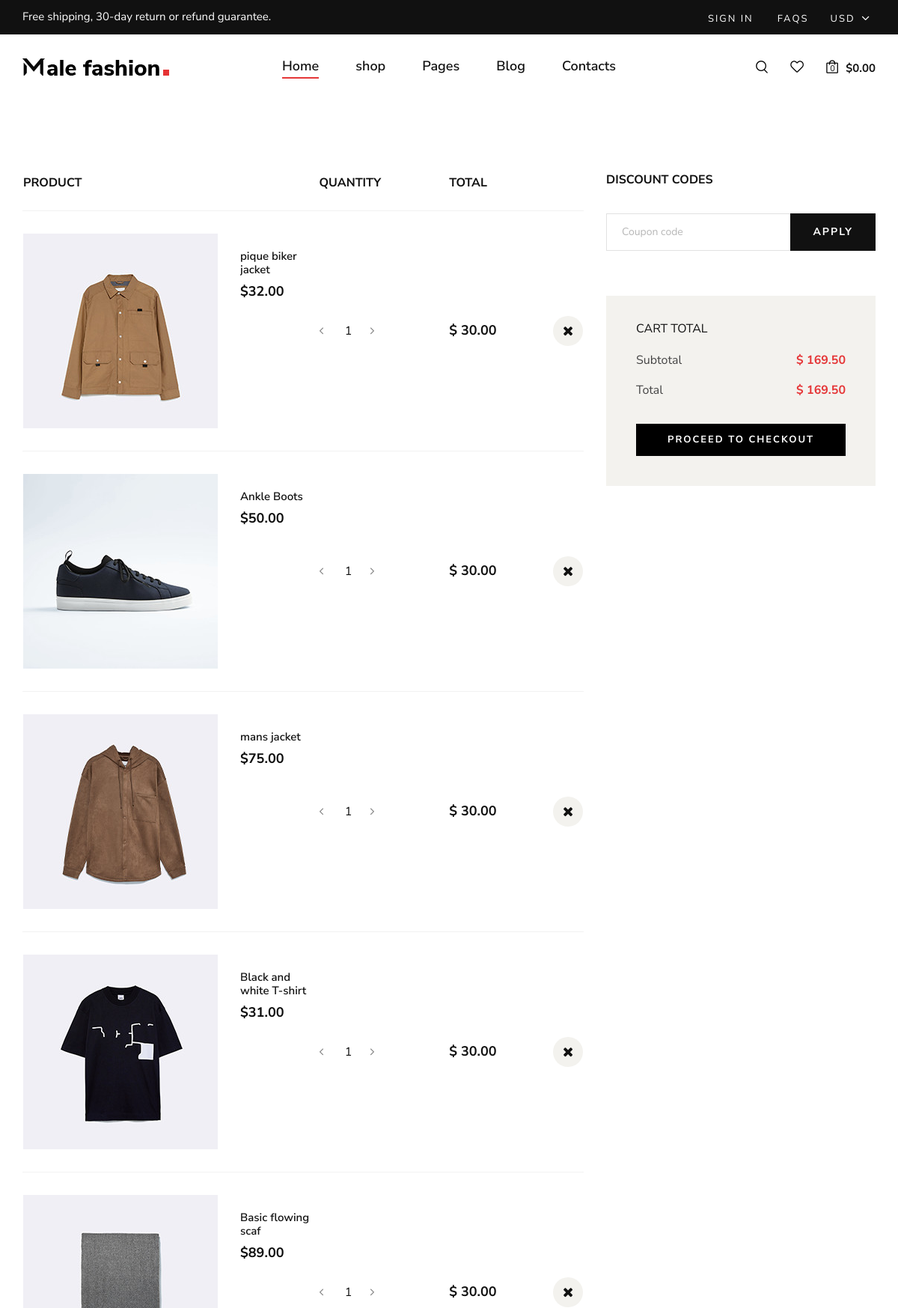
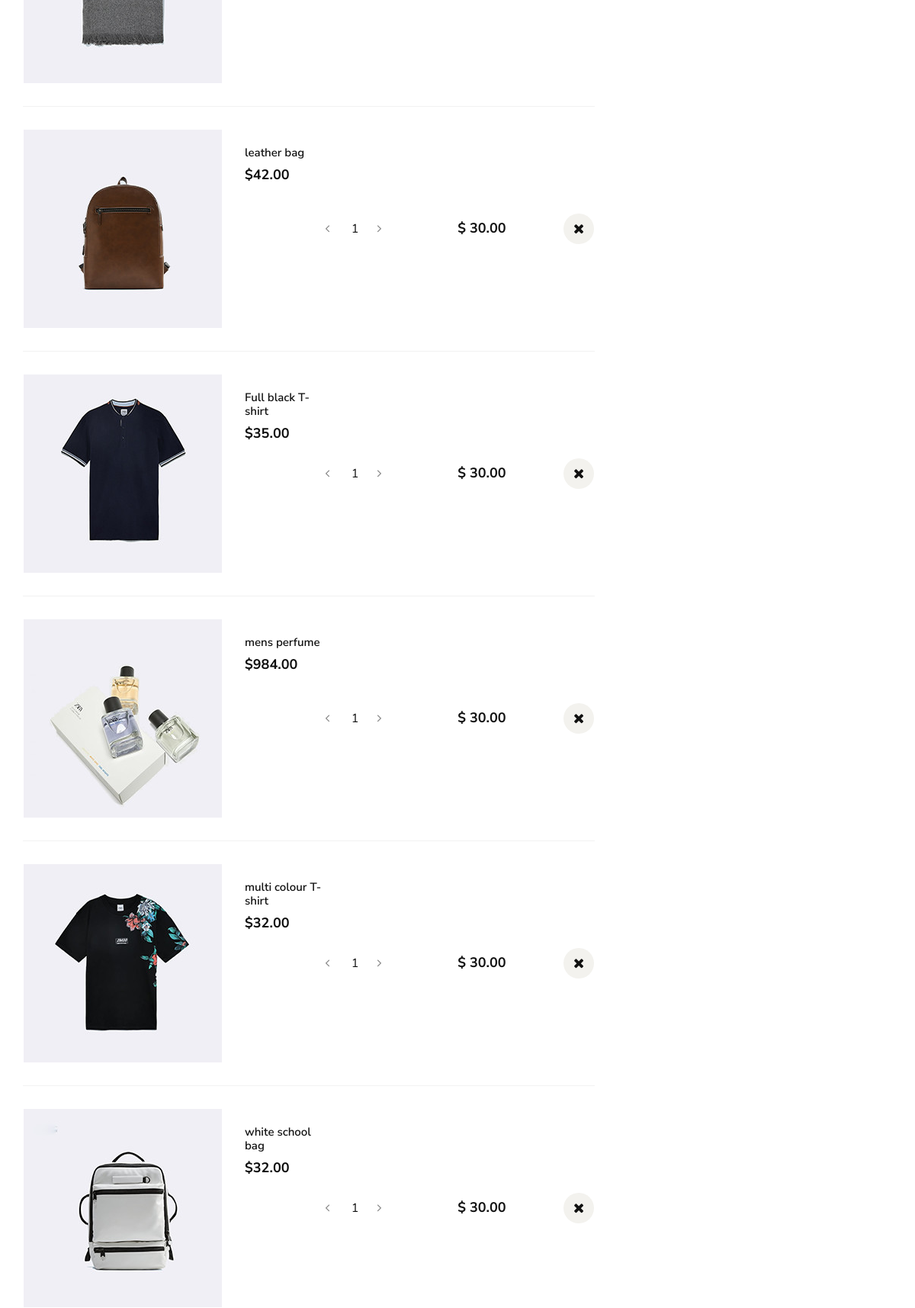
The app's page /shopping_cart/ (upper part) with its own data (2 pictures, top to bottom).
### app/models.py (models this page shows, shortened)
class Product(models.Model):
    name = models.CharField(max_length=150)
    price = models.DecimalField(max_digits=10,decimal_places=2)
    qty = models.IntegerField()
    availability = models.BooleanField(default=1)
    condition = models.BooleanField(default=1)
    category = models.ForeignKey(Category,on_delete=models.CASCADE, default=0)
    brand = models.ForeignKey(Brand,on_delete=models.CASCADE) # delete the associate items on deleting the foreignkey value
    image = models.ImageField(upload_to='products/', default = '')

### app/views.py (the view)
# urls.py: path('shopping_cart/', views.shopping_cart, name='shopping_cart'),
def shopping_cart(request):
    products = Product.objects.all() # Example queryset to fetch all products
    context = {
        'products': products,
    }
    return render(request, 'shopping_cart.html', context)

### app/templates/shopping_cart.html (shortened to what this page needs)
{% extends 'master.html' %}
{% load static %}
{% block 'content' %}
    <section class="shopping-cart spad">
        <div class="container">
            <div class="row">
                <div class="col-lg-8">
                    <div class="shopping__cart__table">
                        <table>
                            <thead>
                                <tr>
                                    <th>Product</th>
                                    <th>Quantity</th>
                                    <th>Total</th>
                                    <th></th>
                                </tr>
                            </thead>
                            <tbody>
                                {% for product in products %}
                                <tr>
                                    <td class="product__cart__item">
                                        <div class="product__cart__item__pic">
                                            <img src="{{ product.image.url }}" alt="">
                                        </div>
                                        <div class="product__cart__item__text">
                                            <h6>{{ product.name }}</h6>
                                            <h5>${{ product.price }}</h5>
                                        </div>
                                    </td>
                                    <td class="quantity__item">
                                        <div class="quantity">
                                            <div class="pro-qty-2">
                                                <input type="text" value="1">
                                            </div>
                                        </div>
                                    </td>
                                    <td class="cart__price">$ 30.00</td>
                                    <td class="cart__close"><i class="fa fa-close"></i></td>
                                </tr>
                            {% endfor %}
                            </tbody>
                        </table>
                    </div>
                </div>
                <div class="col-lg-4">
                    <div class="cart__discount">
                        <h6>Discount codes</h6>
                        <form action="#">
                            <input type="text" placeholder="Coupon code">
                            <button type="submit">Apply</button>
                        </form>
                    </div>
                    <div class="cart__total">
                        <h6>Cart total</h6>
                        <ul>
                            <li>Subtotal <span>$ 169.50</span></li>
                            <li>Total <span>$ 169.50</span></li>
                        </ul>
                        <a href="{% url 'checkout' %}" class="primary-btn">Proceed to checkout</a>
                    </div>
                </div>
            </div>
        </div>
    </section>
   {% endblock %}

### static/style/css/style.css (style rules this page uses)
html, body { height: 100%; font-family: "Nunito Sans", sans-serif; -webkit-font-smoothing: antialiased; }
h1, h2, h3, h4, h5, h6 { margin: 0; color: #111111; font-weight: 400; font-family: "Nunito Sans", sans-serif; }
h5 { font-size: 18px; }
h6 { font-size: 16px; }
img { max-width: 100%; }
ul, ol { padding: 0; margin: 0; }
.spad { padding-top: 100px; padding-bottom: 100px; }
.primary-btn { display: inline-block; font-size: 13px; font-weight: 700; text-transform: uppercase; padding: 14px 30px; color: #ffffff; background: #000000; letter-spacing: 4px; }
.shopping__cart__table { margin-bottom: 30px; }
.shopping__cart__table table { width: 100%; }
.shopping__cart__table table thead { border-bottom: 1px solid #f2f2f2; }
.shopping__cart__table table thead tr th { color: #111111; font-size: 16px; font-weight: 700; text-transform: uppercase; padding-bottom: 25px; }
.shopping__cart__table table tbody tr { border-bottom: 1px solid #f2f2f2; }
.shopping__cart__table table tbody tr td { padding-bottom: 30px; padding-top: 30px; }
.shopping__cart__table table tbody tr td.product__cart__item { width: 400px; }
.shopping__cart__table table tbody tr td.product__cart__item .product__cart__item__pic { float: left; margin-right: 30px; }
.shopping__cart__table table tbody tr td.product__cart__item .product__cart__item__text { overflow: hidden; padding-top: 21px; }
.shopping__cart__table table tbody tr td.product__cart__item .product__cart__item__text h6 { color: #111111; font-size: 15px; font-weight: 600; margin-bottom: 10px; }
.shopping__cart__table table tbody tr td.product__cart__item .product__cart__item__text h5 { color: #0d0d0d; font-weight: 700; }
.shopping__cart__table table tbody tr td.quantity__item { width: 175px; }
.shopping__cart__table table tbody tr td.quantity__item .quantity .pro-qty-2 { width: 80px; }
.shopping__cart__table table tbody tr td.quantity__item .quantity .pro-qty-2 input { width: 50px; border: none; text-align: center; color: #111111; font-size: 16px; }
.shopping__cart__table table tbody tr td.cart__price { color: #111111; font-size: 18px; font-weight: 700; width: 140px; }
.shopping__cart__table table tbody tr td.cart__close i { font-size: 18px; color: #111111; height: 40px; width: 40px; background: #f3f2ee; border-radius: 50%; line-height: 40px; text-align: center; }
.cart__discount { margin-bottom: 60px; }
.cart__discount h6 { color: #111111; font-weight: 700; text-transform: uppercase; margin-bottom: 35px; }
.cart__discount form { position: relative; }
.cart__discount form input { font-size: 14px; color: #b7b7b7; height: 50px; width: 100%; border: 1px solid #e1e1e1; padding-left: 20px; }
.cart__discount form input::placeholder { color: #b7b7b7; }
.cart__discount form button { font-size: 14px; color: #ffffff; font-weight: 700; letter-spacing: 2px; text-transform: uppercase; background: #111111; padding: 0 30px; border: none; position: absolute; right: 0; top: 0; height: 100%; }
.cart__total { background: #f3f2ee; padding: 35px 40px 40px; }
.cart__total h6 { color: #111111; text-transform: uppercase; margin-bottom: 12px; }
.cart__total ul { margin-bottom: 25px; }
.cart__total ul li { list-style: none; font-size: 16px; color: #444444; line-height: 40px; overflow: hidden; }
.cart__total ul li span { font-weight: 700; color: #e53637; float: right; }
.cart__total .primary-btn { display: block; padding: 12px 10px; text-align: center; letter-spacing: 2px; }
@media only screen and (min-width: 1200px) { .container { max-width: 1170px; } }

### records on screen
Product: image (picture), name "pique biker jacket", price "32.00"
Product: image (picture), name "Ankle Boots", price "50.00"
Product: image (picture), name "mans jacket", price "75.00"
Product: image (picture), name "Black and white T-shirt", price "31.00"
Product: image (picture), name "Basic flowing scaf", price "89.00"
Product: image (picture), name "leather bag", price "42.00"
Product: image (picture), name "Full black T-shirt", price "35.00"
Product: image (picture), name "mens perfume", price "984.00"
Product: image (picture), name "multi colour T-shirt", price "32.00"
Product: image (picture), name "white school bag", price "32.00"
